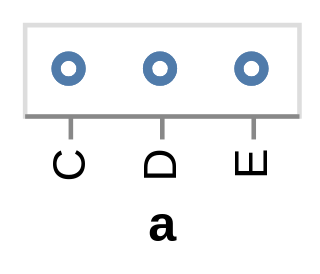

Source (Vega-Lite JSON):
### Vega specification from a JSON file in a GitHub repository (floating-point values rounded to 4 significant figures)
{"$schema": "https://vega.github.io/schema/vega/v5.json", "autosize": "pad", "padding": 5, "height": 20, "style": "cell", "data": [{"name": "source_0", "values": [{"a": "C", "b": 2}, {"a": "C", "b": 7}, {"a": "C", "b": 4}, {"a": "D", "b": 1}, {"a": "D", "b": 2}, {"a": "D", "b": 6}, {"a": "E", "b": 8}, {"a": "E", "b": 4}, {"a": "E", "b": 7}]}], "signals": [{"name": "x_step", "value": 20}, {"name": "width", "update": "bandspace(domain('x').length, 1, 0.5) * x_step"}, {"name": "height", "update": "height"}], "marks": [{"name": "marks", "type": "symbol", "style": ["point"], "from": {"data": "source_0"}, "encode": {"update": {"opacity": {"value": 0.7}, "fill": {"value": "transparent"}, "stroke": {"value": "#4c78a8"}, "x": {"scale": "x", "field": "a"}, "y": {"signal": "height", "mult": 0.5}}}}], "scales": [{"name": "x", "type": "point", "domain": {"data": "source_0", "field": "a", "sort": true}, "range": {"step": {"signal": "x_step"}}, "padding": 0.5}], "axes": [{"scale": "x", "orient": "bottom", "grid": false, "title": "a", "labelAlign": "right", "labelAngle": 270, "labelBaseline": "middle", "zindex": 0}]}
